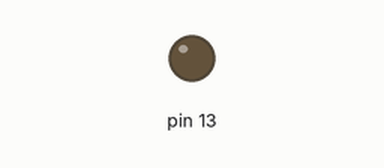
Simulated run of this sketch. Board: Arduino Uno, built with avr-gcc and run on an emulated ATmega328P. Parts: output pins drawn as LEDs (lit = HIGH).

Above: at 0.5 s.
At 2.52 s:
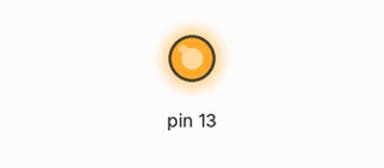
Timing chart, 0 to 3.0 s (numbered marks = the images above):
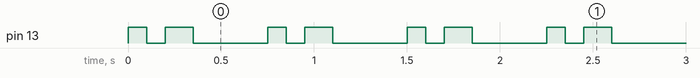

Measured:
- by itself, pin 13: repeats every 0.75 s: LOW 0.10 s, HIGH 0.15 s, LOW 0.40 s, HIGH 0.10 s
- by itself, everything shown: repeats every 0.75 s, in 4 steps

The sketch:

Serce.ino
```cpp
void setup() {

   pinMode(13, OUTPUT);

}

void loop() {

  digitalWrite(13, HIGH);
  delay(100);
  digitalWrite(13, LOW);
  delay(100);

  digitalWrite(13, HIGH);
  delay(150);
  digitalWrite(13, LOW);
  delay(400);

}
```
